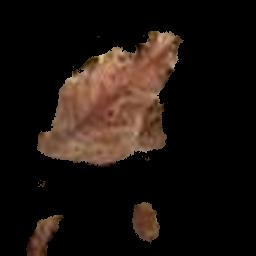
%> input picture 19.JPG, 256 x 256 px, given in place of stupid.jpg, which was not available
$ octave side.m   (GNU Octave 9; MATLAB toolbox functions it lacks are replaced by stand-ins)
%> lines starting %> are read from the running program, lines starting %| are printed output that depends on the picture; pictures that were not available may be replaced by others from this repository, and a replacement may not be noted

%for tr = 12:43


I = imread(sprintf('stupid.jpg'));
%> I is the input picture: size 256x256x3 uint8; mean R, G, B 28, 19.2, 14.6
I = imresize(I,[256,256]);

subplot(1,3,1);
imshow(I);

cform = makecform('srgb2lab');
% Apply the colorform
lab_he = applycform(I,cform);
%> lab_he: size 256x256x3 uint8; mean of channels 1, 2, 3 22.9, 131.3, 132.2
subplot(1,3,2);
imshow(lab_he);
ab = double(lab_he(:,:,2:3));
nrows = size(ab,1);
%> nrows = 256
display(nrows);
%| nrows = 256
ncols = size(ab,2);
%> ncols = 256
display(ncols);
%| ncols = 256
ab = reshape(ab,nrows*ncols,2);
display(ab);
%> (printed output is left out)
nColors = 3;
[cluster_idx cluster_center] = kmeans(ab,nColors,'distance','sqEuclidean', ...
                                      'Replicates',3);
%> cluster_center = [128.1 128.1; 146.8 150.1; 139.4 145.1]
pixel_labels = reshape(cluster_idx,nrows,ncols);
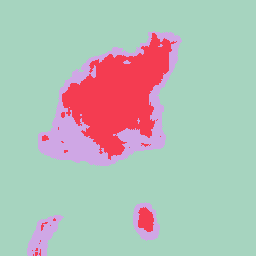
%> pixel_labels: size 256x256 double; 3 distinct labels, from 1 to 3; one colour per label, 0 black
imshow(pixel_labels,[]);

segmented_images = cell(1,3);
% Create RGB label using pixel_labels
rgb_label = repmat(pixel_labels,[1,1,3]);
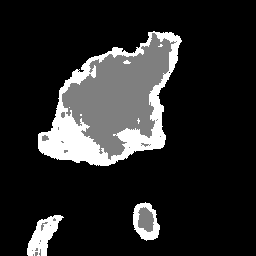
%> rgb_label: size 256x256x3 double; min 1, max 3, mean 1.3; drawn with min black and max white

for k = 1:nColors
    colors = I;
    colors(rgb_label ~= k) = 0;
    segmented_images{k} = colors;
end
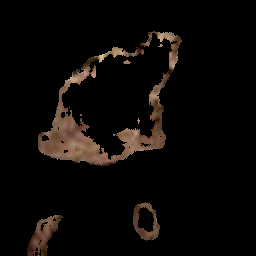
%> colors: size 256x256x3 uint8; mean R, G, B 11.4, 8.5, 6.5
%> after the loop, segmented_images = 3 items

figure, subplot(3,1,1);imshow(segmented_images{1});title('Cluster 1'); subplot(3,1,2);imshow(segmented_images{2});title('Cluster 2');
%> after `imshow(segmented_images{1})`:
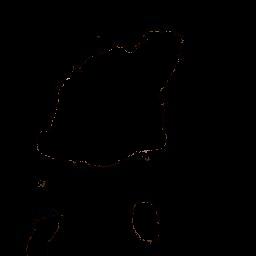
%> displayed picture: size 256x256x3, on the screen's scale of 0 to 255; mean R, G, B 0.7, 0.5, 0.4
%> after `imshow(segmented_images{2})`:
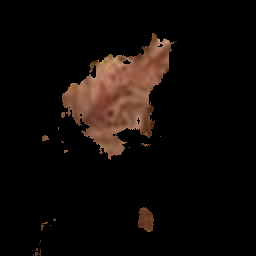
%> displayed picture: size 256x256x3, on the screen's scale of 0 to 255; mean R, G, B 15.8, 10.2, 7.6
subplot(3,1,3);imshow(segmented_images{3});title('Cluster 3');
set(gcf, 'Position', get(0,'Screensize'));

% Feature Extraction
x = inputdlg('Enter the cluster no. containing the ROI only:');
%> the answer given: 3
i = str2double(x);
% Extract the features from the segmented image
seg_img = segmented_images{i};
figure
imshow(seg_img);
imwrite(seg_img,sprintf('stupid.jpg'));

%end

$ run again, on 7.jpg
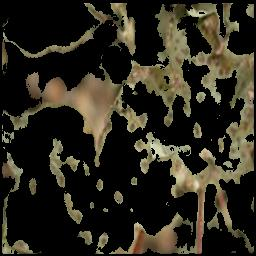
%> input picture 7.jpg, 256 x 256 px, given in place of stupid.jpg, which was not available
%> I is the input picture: size 256x256x3 uint8; mean R, G, B 45.4, 41.8, 31.3
%> lab_he: size 256x256x3 uint8; mean of channels 1, 2, 3 44.5, 128.2, 134.3
%| nrows = 256
%| ncols = 256
%> (printed output is left out)
%> cluster_center = [125.9 143.3; 128 128.2; 131.3 150.6]
%> pixel_labels: size 256x256 double; 3 distinct labels, from 1 to 3
%> after the loop `for k = 1:nColors`:
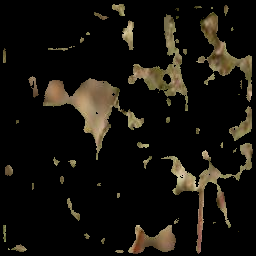
%> colors: size 256x256x3 uint8; mean R, G, B 21.2, 18.4, 12.8
%> after the loop `for k = 1:nColors`: segmented_images = 3 items
%> `imshow(segmented_images{2})`:
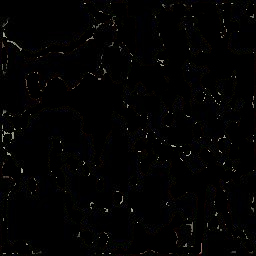
%> displayed picture: size 256x256x3, on the screen's scale of 0 to 255; mean R, G, B 2.9, 2.6, 2.3
